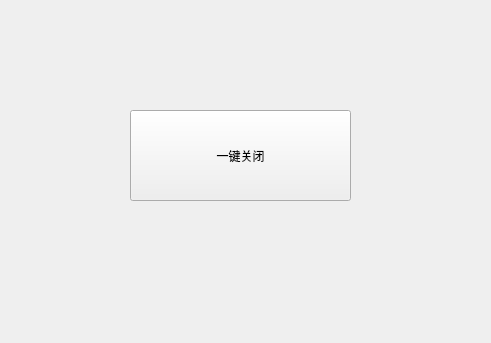
<?xml version="1.0" encoding="UTF-8"?>
<ui version="4.0">
 <class>Form</class>
 <widget class="QWidget" name="Form">
  <property name="geometry">
   <rect>
    <x>0</x>
    <y>0</y>
    <width>491</width>
    <height>343</height>
   </rect>
  </property>
  <property name="windowTitle">
   <string>Form</string>
  </property>
  <widget class="QPushButton" name="pushButton">
   <property name="geometry">
    <rect>
     <x>130</x>
     <y>110</y>
     <width>221</width>
     <height>91</height>
    </rect>
   </property>
   <property name="sizePolicy">
    <sizepolicy hsizetype="Fixed" vsizetype="Fixed">
     <horstretch>0</horstretch>
     <verstretch>0</verstretch>
    </sizepolicy>
   </property>
   <property name="text">
    <string>一键关闭</string>
   </property>
  </widget>
 </widget>
 <resources/>
 <connections>
  <connection>
   <sender>pushButton</sender>
   <signal>clicked()</signal>
   <receiver>Form</receiver>
   <slot>close()</slot>
   <hints>
    <hint type="sourcelabel">
     <x>259</x>
     <y>146</y>
    </hint>
    <hint type="destinationlabel">
     <x>301</x>
     <y>248</y>
    </hint>
   </hints>
  </connection>
 </connections>
</ui>
